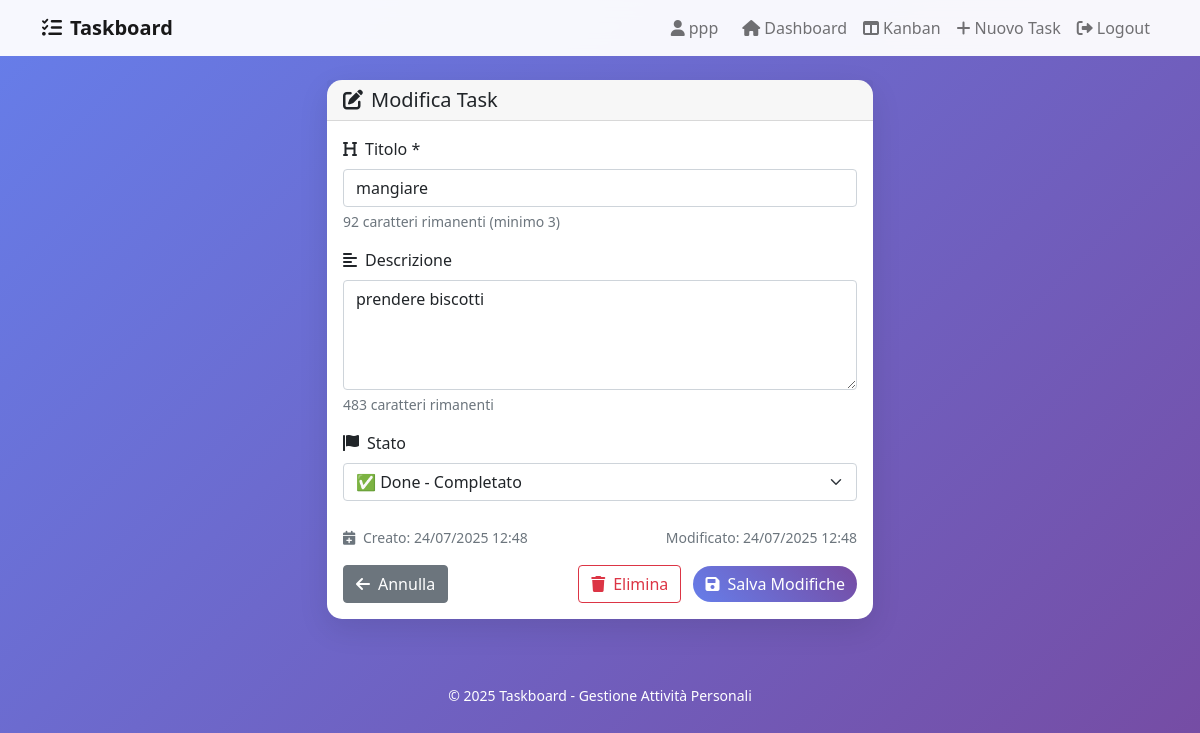
The app's page /edit_task/3 (signed in), older data.
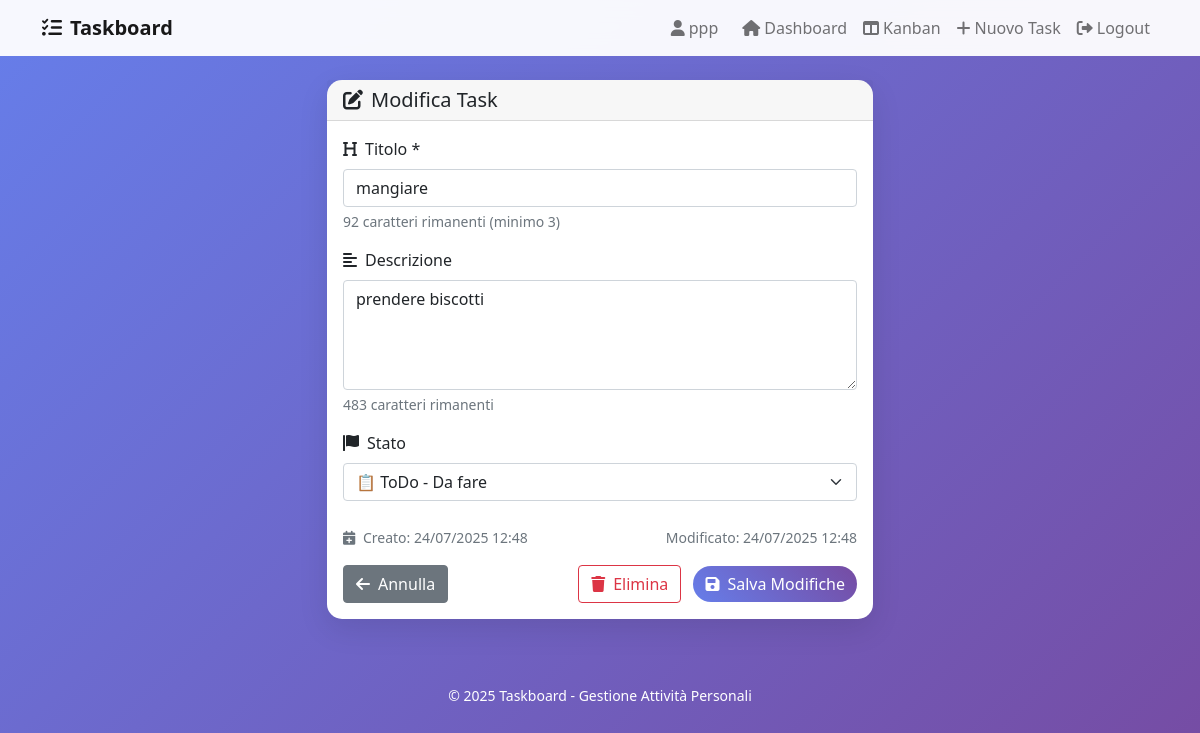
The same page, newer data.
### tables this page shows
CREATE TABLE tasks (
                        task_id INTEGER PRIMARY KEY AUTOINCREMENT,
                        title TEXT NOT NULL,
                        description TEXT,
                        status TEXT NOT NULL DEFAULT 'ToDo',
                        user_id INTEGER NOT NULL,
                        created_at TIMESTAMP DEFAULT CURRENT_TIMESTAMP,
                        updated_at TIMESTAMP DEFAULT CURRENT_TIMESTAMP,
                        FOREIGN KEY (user_id) REFERENCES users (user_id) ON DELETE CASCADE
                    );

### main_flask.py (the view, shortened to what this page needs)
@app.route('/edit_task/<int:task_id>', methods=['GET', 'POST'])
def edit_task(task_id):
    if 'user_id' not in session:
        return redirect(url_for('login'))
    task = db_manager.get_task_by_id(task_id)
    if not task or task.user_id != session['user_id']:
        flash('Task non trovato o non autorizzato!', 'error')
        return redirect(url_for('dashboard'))
    return render_template('edit_task.html', task=task)

### database.py (called while the page is built)
    def get_connection(self) -> sqlite3.Connection:
        conn = sqlite3.connect(self.db_path)
        conn.row_factory = sqlite3.Row  # Permette l'accesso per nome colonna
        return conn

    def get_task_by_id(self, task_id: int) -> Optional[Task]:
        try:
            with self.get_connection() as conn:
                cursor = conn.cursor()
                cursor.execute('SELECT * FROM tasks WHERE task_id = ?', (task_id,))
                row = cursor.fetchone()
                if row:
                    return Task(
                        task_id=row['task_id'],
                        title=row['title'],
                        description=row['description'],
                        status=row['status'],
                        user_id=row['user_id']
                    )
                return None
        except sqlite3.Error as e:
            print(f"Errore durante il recupero del task: {e}")
            return None

### templates/edit_task.html (shortened to what this page needs)
{% extends "base.html" %}
{% block content %}
<div class="row justify-content-center">
    <div class="col-md-8 col-lg-6">
        <div class="card">
            <div class="card-header">
                <h5 class="mb-0">
                    <i class="fas fa-edit me-2"></i>Modifica Task
                </h5>
            </div>
            <div class="card-body">
                <form method="POST">
                    <div class="mb-3">
                        <label for="title" class="form-label">
                            <i class="fas fa-heading me-2"></i>Titolo *
                        </label>
                        <input type="text" class="form-control" id="title" name="title"
                               value="{{ task.title }}" placeholder="Inserisci il titolo del task"
                               required minlength="3" maxlength="100">
                        <div class="form-text">Minimo 3 caratteri, massimo 100</div>
                    </div>
                    <div class="mb-3">
                        <label for="description" class="form-label">
                            <i class="fas fa-align-left me-2"></i>Descrizione
                        </label>
                        <textarea class="form-control" id="description" name="description" rows="4"
                                  placeholder="Descrizione dettagliata del task (opzionale)"
                                  maxlength="500">{{ task.description }}</textarea>
                        <div class="form-text">Massimo 500 caratteri</div>
                    </div>
                    <div class="mb-4">
                        <label for="status" class="form-label">
                            <i class="fas fa-flag me-2"></i>Stato
                        </label>
                        <select class="form-select" id="status" name="status" required>
                            <option value="ToDo" {% if task.status == 'ToDo' %}selected{% endif %}>
                                📋 ToDo - Da fare
                            </option>
                            <option value="Done" {% if task.status == 'Done' %}selected{% endif %}>
                                ✅ Done - Completato
                            </option>
                        </select>
                    </div>
                    <div class="row mb-3">
                        <div class="col-md-6">
                            <small class="text-muted">
                                <i class="fas fa-calendar-plus me-1"></i>
                                Creato: {{ task.created_at.strftime('%d/%m/%Y %H:%M') }}
                            </small>
                        </div>
                        <div class="col-md-6 text-md-end">
                            <small class="text-muted">
                                Modificato: {{ task.updated_at.strftime('%d/%m/%Y %H:%M') }}
                            </small>
                        </div>
                    </div>
                    <div class="d-flex justify-content-between">
                        <a href="{{ url_for('dashboard') }}" class="btn btn-secondary">
                            <i class="fas fa-arrow-left me-2"></i>Annulla
                        </a>
                        <div>
                            <button type="button" class="btn btn-outline-danger me-2"
                                    onclick="deleteTask({{ task.task_id }}, '{{ task.title }}')">
                                <i class="fas fa-trash me-2"></i>Elimina
                            </button>
                            <button type="submit" class="btn btn-primary">
                                <i class="fas fa-save me-2"></i>Salva Modifiche
                            </button>
                        </div>
                    </div>
                </form>
            </div>
        </div>
    </div>
</div>
{% endblock %}

Row changes from the older to the newer data that the page shows:
changed tasks "mangiare": status "✅ Done - Completato" → "📋 ToDo - Da fare"
